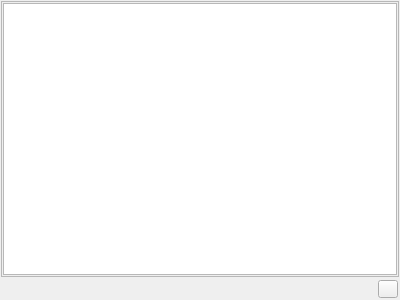
<?xml version="1.0" encoding="UTF-8"?>
<ui version="4.0">
 <class>Output</class>
 <widget class="QWidget" name="Output">
  <property name="geometry">
   <rect>
    <x>0</x>
    <y>0</y>
    <width>400</width>
    <height>300</height>
   </rect>
  </property>
  <property name="windowTitle">
   <string>Form</string>
  </property>
  <layout class="QVBoxLayout" name="verticalLayout">
   <property name="spacing">
    <number>2</number>
   </property>
   <property name="margin">
    <number>1</number>
   </property>
   <item>
    <widget class="QScrollArea" name="scrollArea">
     <property name="widgetResizable">
      <bool>true</bool>
     </property>
     <widget class="QWidget" name="scrollAreaWidgetContents">
      <property name="geometry">
       <rect>
        <x>0</x>
        <y>0</y>
        <width>396</width>
        <height>274</height>
       </rect>
      </property>
      <layout class="QVBoxLayout" name="verticalLayout_3">
       <property name="spacing">
        <number>2</number>
       </property>
       <property name="margin">
        <number>1</number>
       </property>
       <item>
        <widget class="QTextEdit" name="outArea">
         <property name="styleSheet">
          <string notr="true"/>
         </property>
        </widget>
       </item>
      </layout>
     </widget>
    </widget>
   </item>
   <item>
    <widget class="QWidget" name="widget" native="true">
     <property name="maximumSize">
      <size>
       <width>16777215</width>
       <height>20</height>
      </size>
     </property>
     <layout class="QHBoxLayout" name="horizontalLayout">
      <property name="spacing">
       <number>2</number>
      </property>
      <property name="margin">
       <number>1</number>
      </property>
      <item>
       <spacer name="horizontalSpacer">
        <property name="orientation">
         <enum>Qt::Horizontal</enum>
        </property>
        <property name="sizeHint" stdset="0">
         <size>
          <width>40</width>
          <height>20</height>
         </size>
        </property>
       </spacer>
      </item>
      <item>
       <widget class="QPushButton" name="Clear">
        <property name="maximumSize">
         <size>
          <width>20</width>
          <height>16777215</height>
         </size>
        </property>
        <property name="toolTip">
         <string>Clear</string>
        </property>
        <property name="text">
         <string/>
        </property>
        <property name="icon">
         <iconset resource="vTrazer.qrc">
          <normaloff>:/img/clear</normaloff>:/img/clear</iconset>
        </property>
        <property name="iconSize">
         <size>
          <width>16</width>
          <height>16</height>
         </size>
        </property>
       </widget>
      </item>
     </layout>
    </widget>
   </item>
  </layout>
 </widget>
 <resources>
  <include location="vTrazer.qrc"/>
 </resources>
 <connections>
  <connection>
   <sender>Clear</sender>
   <signal>clicked()</signal>
   <receiver>outArea</receiver>
   <slot>clear()</slot>
   <hints>
    <hint type="sourcelabel">
     <x>387</x>
     <y>288</y>
    </hint>
    <hint type="destinationlabel">
     <x>199</x>
     <y>138</y>
    </hint>
   </hints>
  </connection>
 </connections>
</ui>
